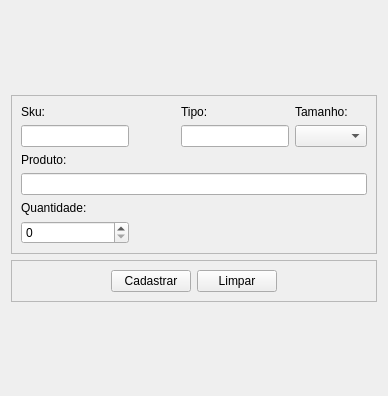
                <widget class="QWidget" name="Saida">
                 <attribute name="title">
                  <string>Saida</string>
                 </attribute>
                 <layout class="QVBoxLayout" name="verticalLayout_30">
                  <item>
                   <spacer name="verticalSpacer_9">
                    <property name="orientation">
                     <enum>Qt::Vertical</enum>
                    </property>
                    <property name="sizeHint" stdset="0">
                     <size>
                      <width>20</width>
                      <height>84</height>
                     </size>
                    </property>
                   </spacer>
                  </item>
                  <item>
                   <widget class="QFrame" name="frame_7">
                    <property name="frameShape">
                     <enum>QFrame::StyledPanel</enum>
                    </property>
                    <property name="frameShadow">
                     <enum>QFrame::Raised</enum>
                    </property>
                    <layout class="QGridLayout" name="gridLayout_5">
                     <item row="2" column="3">
                      <spacer name="horizontalSpacer_10">
                       <property name="orientation">
                        <enum>Qt::Horizontal</enum>
                       </property>
                       <property name="sizeHint" stdset="0">
                        <size>
                         <width>40</width>
                         <height>20</height>
                        </size>
                       </property>
                      </spacer>
                     </item>
                     <item row="2" column="2">
                      <spacer name="horizontalSpacer_11">
                       <property name="orientation">
                        <enum>Qt::Horizontal</enum>
                       </property>
                       <property name="sizeHint" stdset="0">
                        <size>
                         <width>40</width>
                         <height>20</height>
                        </size>
                       </property>
                      </spacer>
                     </item>
                     <item row="0" column="0">
                      <layout class="QVBoxLayout" name="verticalLayout_25">
                       <item>
                        <widget class="QLabel" name="label_16">
                         <property name="text">
                          <string>Sku:</string>
                         </property>
                        </widget>
                       </item>
                       <item>
                        <widget class="QLineEdit" name="txt_sku_saida"/>
                       </item>
                      </layout>
                     </item>
                     <item row="0" column="3">
                      <layout class="QVBoxLayout" name="verticalLayout_27">
                       <item>
                        <widget class="QLabel" name="label_18">
                         <property name="text">
                          <string>Tamanho:</string>
                         </property>
                        </widget>
                       </item>
                       <item>
                        <widget class="QComboBox" name="cb_tamanho_2"/>
                       </item>
                      </layout>
                     </item>
                     <item row="2" column="0">
                      <layout class="QVBoxLayout" name="verticalLayout_28">
                       <item>
                        <widget class="QLabel" name="label_19">
                         <property name="text">
                          <string>Quantidade:</string>
                         </property>
                        </widget>
                       </item>
                       <item>
                        <widget class="QSpinBox" name="spin_quantidade_saida"/>
                       </item>
                      </layout>
                     </item>
                     <item row="1" column="0" colspan="4">
                      <layout class="QVBoxLayout" name="verticalLayout_29">
                       <item>
                        <widget class="QLabel" name="label_20">
                         <property name="text">
                          <string>Produto:</string>
                         </property>
                        </widget>
                       </item>
                       <item>
                        <widget class="QLineEdit" name="txt_nome_saida"/>
                       </item>
                      </layout>
                     </item>
                     <item row="2" column="1">
                      <spacer name="horizontalSpacer_12">
                       <property name="orientation">
                        <enum>Qt::Horizontal</enum>
                       </property>
                       <property name="sizeHint" stdset="0">
                        <size>
                         <width>40</width>
                         <height>20</height>
                        </size>
                       </property>
                      </spacer>
                     </item>
                     <item row="0" column="2">
                      <layout class="QVBoxLayout" name="verticalLayout_26">
                       <item>
                        <widget class="QLabel" name="label_17">
                         <property name="text">
                          <string>Tipo:</string>
                         </property>
                        </widget>
                       </item>
                       <item>
                        <widget class="QLineEdit" name="txt_tipo_saida"/>
                       </item>
                      </layout>
                     </item>
                    </layout>
                   </widget>
                  </item>
                  <item>
                   <widget class="QFrame" name="frame_8">
                    <property name="frameShape">
                     <enum>QFrame::StyledPanel</enum>
                    </property>
                    <property name="frameShadow">
                     <enum>QFrame::Raised</enum>
                    </property>
                    <layout class="QHBoxLayout" name="horizontalLayout_8">
                     <item>
                      <spacer name="horizontalSpacer_14">
                       <property name="orientation">
                        <enum>Qt::Horizontal</enum>
                       </property>
                       <property name="sizeHint" stdset="0">
                        <size>
                         <width>40</width>
                         <height>20</height>
                        </size>
                       </property>
                      </spacer>
                     </item>
                     <item>
                      <widget class="QPushButton" name="btn_cadastrar_saida">
                       <property name="text">
                        <string>Cadastrar</string>
                       </property>
                      </widget>
                     </item>
                     <item>
                      <widget class="QPushButton" name="btn_limpar_saida">
                       <property name="text">
                        <string>Limpar</string>
                       </property>
                      </widget>
                     </item>
                     <item>
                      <spacer name="horizontalSpacer_13">
                       <property name="orientation">
                        <enum>Qt::Horizontal</enum>
                       </property>
                       <property name="sizeHint" stdset="0">
                        <size>
                         <width>40</width>
                         <height>20</height>
                        </size>
                       </property>
                      </spacer>
                     </item>
                    </layout>
                   </widget>
                  </item>
                  <item>
                   <spacer name="verticalSpacer_10">
                    <property name="orientation">
                     <enum>Qt::Vertical</enum>
                    </property>
                    <property name="sizeHint" stdset="0">
                     <size>
                      <width>20</width>
                      <height>83</height>
                     </size>
                    </property>
                   </spacer>
                  </item>
                 </layout>
                </widget>
